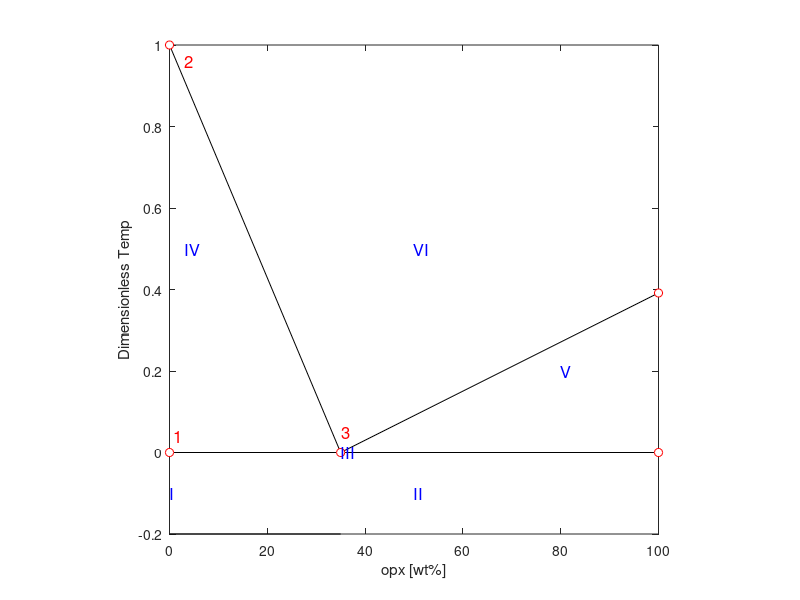
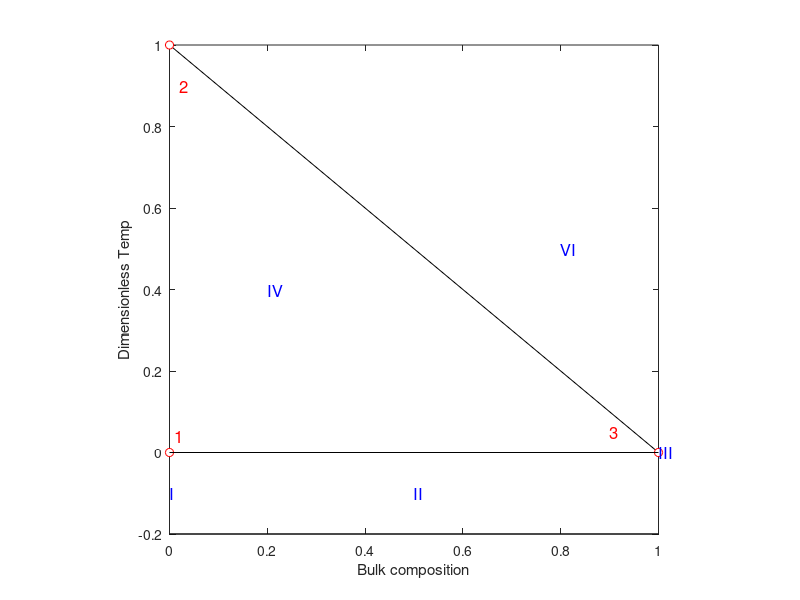
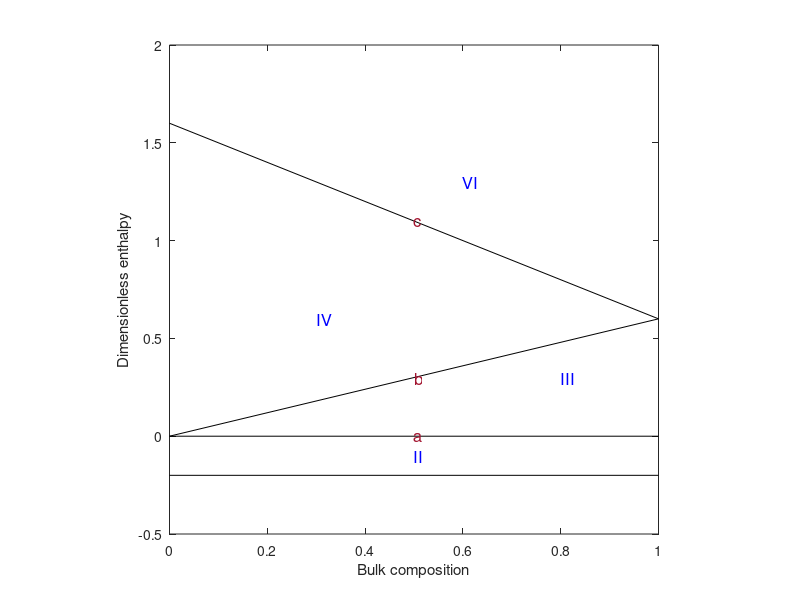
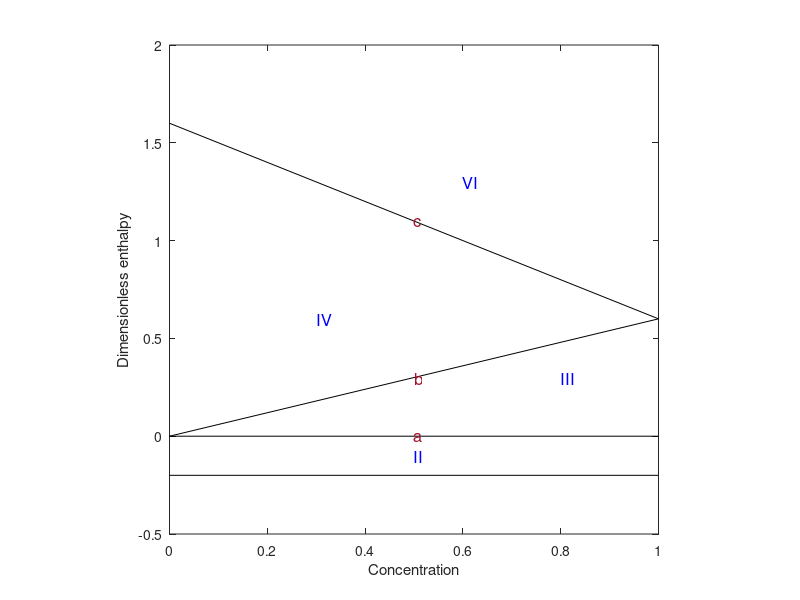

Reproduce these figures in MATLAB, in order.
function [] = plot_eutectic()

Xe = 0.35; % Eutectic mass fraction

T1 = 2053;
T2 = 1753;

Te = 1560;

Tm = max(T1,T2);

T1 = (T1-Te)/(Tm-Te);
T2 = (T2-Te)/(Tm-Te);
Te = (Te-Te)/(Tm-Te);

% Weight fraction Temperature plot
figure
plot([0 Xe]*100, [T1, Te], 'k-'), hold on
plot([Xe 1]*100, [Te, T2], 'k-')
plot([0  1]*100, [Te, Te], 'k-')
plot([0  Xe]*100, [-0.2, -0.2], 'k-')
plot([0 0 Xe 1 1]*100, [Te T1 Te T2 Te], 'o', 'markerfacecolor', 'w', 'markeredgecolor', 'r')
text(.9, Te+0.04,'1','fontsize',12,'color','r')
text(Xe*100+0.2, Te+0.05,'3','fontsize',12,'color','r')
text(3, T1-0.04,'2','fontsize',12,'color','r')
text(0,-0.1,'I','fontsize',12,'color','b');
text(50,-0.1,'II','fontsize',12,'color','b');
text(3,0.5,'IV','fontsize',12,'color','b');
text(80,0.2,'V','fontsize',12,'color','b');
text(50,0.5,'VI','fontsize',12,'color','b');
text(Xe*100, Te,'III','fontsize',12,'color','b')
hold off

axis square
xlabel 'opx [wt%]'
ylabel 'Dimensionless Temp'

% bulk composition Temperature plot switch to left side of eutectic
figure
plot([0 Xe]/Xe, [T1, Te], 'k-'), hold on
plot([0  Xe]/Xe, [-0.2, -0.2], 'k-')
plot([0 0 Xe]/Xe, [Te T1 Te], 'o', 'markerfacecolor', 'w', 'markeredgecolor', 'r')
plot([0  Xe]/Xe, [Te, Te], 'k-')
text(0.01, Te+0.04,'1','fontsize',12,'color','r')
text(Xe/Xe-0.1, Te+0.05,'3','fontsize',12,'color','r')
text(0.02, T1-0.1,'2','fontsize',12,'color','r')
text(0,-0.1,'I','fontsize',12,'color','b');
text(0.5,-0.1,'II','fontsize',12,'color','b');
text(0.2,0.4,'IV','fontsize',12,'color','b');
text(0.8,0.5,'VI','fontsize',12,'color','b');
text(1, Te,'III','fontsize',12,'color','b')
hold off

axis square
xlabel 'Bulk composition'
ylabel 'Dimensionless Temp'

% H-X plot 
L = 0.6;

figure
plot([0,Xe]/Xe,[T1+L,Te+L],'k-'), hold on
plot([0,Xe]/Xe,[Te,Te+L],'k-')
plot([0,Xe]/Xe, [-0.2, -0.2], 'k-')
plot([0,Xe]/Xe,[Te,Te],'k-')
text(0.5,-0.1,'II','fontsize',12,'color','b');
text(0.3,0.6,'IV','fontsize',12,'color','b');
text(0.8,0.3,'III','fontsize',12,'color','b');
text(0.6,1.3,'VI','fontsize',12,'color','b');
text(0.5,0.0,'a','fontsize',12,'color','#A2142F');
text(0.5,0.3,'b','fontsize',12,'color','#A2142F');
text(0.5,1.1,'c','fontsize',12,'color','#A2142F');
hold off

axis square
xlabel 'Bulk composition'
ylabel 'Dimensionless enthalpy'

% H-C plot
myfunc = @(x) x.*(1-x) + L*x;
xx = linspace(0,1,100);

figure
plot([0,Xe]/Xe,[T1+L,Te+L],'k-'), hold on
plot([0,Xe]/Xe, [-0.2, -0.2], 'k-')
plot([0,Xe]/Xe,[Te,Te],'k-')
%plot(xx,myfunc(xx),'k-');

text(0.5,-0.1,'II','fontsize',12,'color','b');
text(0.3,0.6,'IV','fontsize',12,'color','b');
text(0.8,0.3,'III','fontsize',12,'color','b');
text(0.6,1.3,'VI','fontsize',12,'color','b');
%text(0.5,0.55,'b','fontsize',12,'color','#A2142F');
plot([0,Xe]/Xe,[Te,Te+L],'k-')
text(0.5,0.0,'a','fontsize',12,'color','#A2142F');
text(0.5,1.1,'c','fontsize',12,'color','#A2142F');
text(0.5,0.3,'b','fontsize',12,'color','#A2142F');
hold off

axis square
xlabel 'Concentration'
ylabel 'Dimensionless enthalpy'

% 3D plot including pressure
figure
[X,p] = meshgrid(0:0.1:1,0:0.2:2);

lp = @(p) 0.6*p

surf1 = @(X,p) lp(p) 
Z1 = surf1(X,p)

surf2 = @(X,p) (T1+(Te-T1)*X + L)+lp(p)
Z2 = surf2(X,p)

surf3 = @(X,p) (Te + L*X) + lp(p)
Z3 = surf3(X,p)

mesh(X,p,Z1), hold on
mesh(X,p,Z2)
mesh(X,p,Z3)

axis square
xlabel 'Concentration'
ylabel 'Pressure'
zlabel 'Enthalpy'
